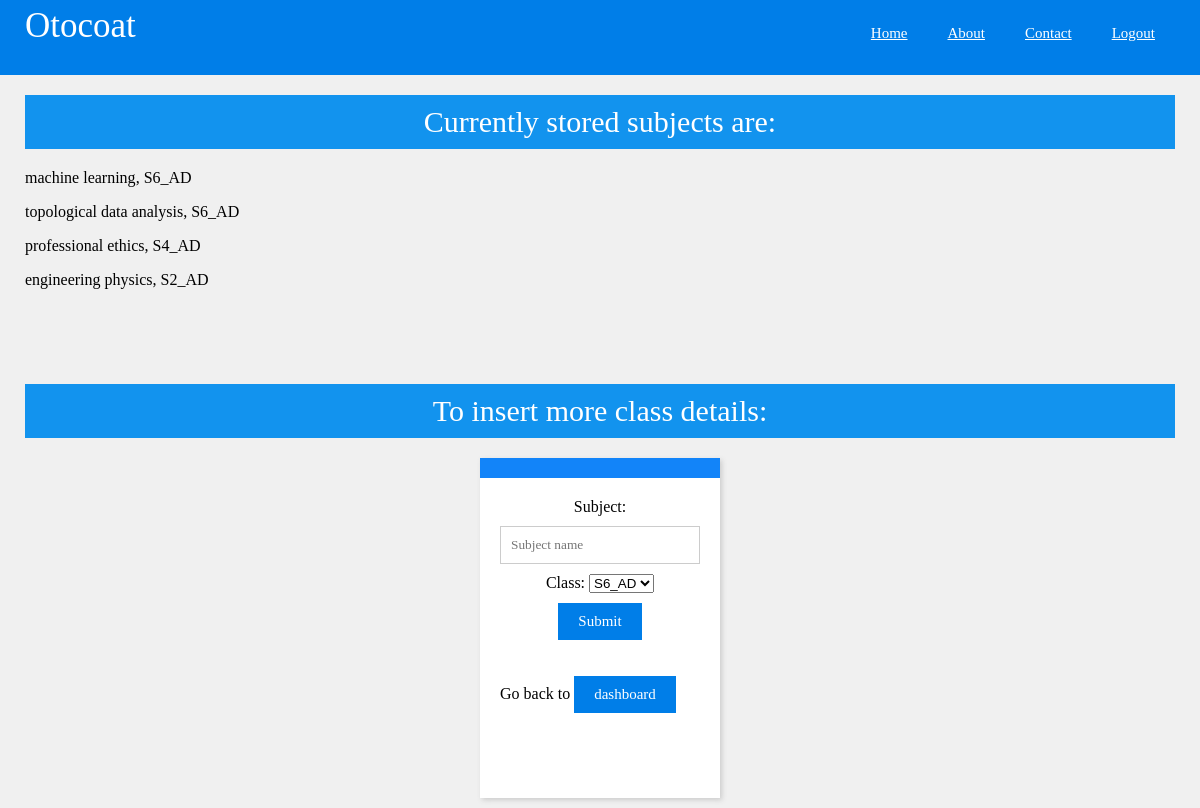
/subject (signed in), run on the app's committed database.
### models/subjects.py (models this page shows)
class Subjects(db.Model):
	theclass = db.Column(db.String, db.ForeignKey('classes.theclass'), primary_key = True)
	subject = db.Column(db.String, primary_key = True)
	assign_1 = db.relationship("Assignment_1", lazy = True)
	assign_2 = db.relationship("Assignment_2", lazy = True)
	endsem = db.relationship("Endsem", lazy = True)
	intern_1 = db.relationship("Internals_1", lazy = True)
	intern_2 = db.relationship("Internals_2", lazy = True)
	deta1 = db.relationship("Internals_1_details", lazy = True)
	deta2 = db.relationship("Assignment_1_details", lazy = True)
	deta3 = db.relationship("Internals_2_details", lazy = True)
	deta4 = db.relationship("Assignment_2_details", lazy = True)
	deta5 = db.relationship("Endsem_details", lazy = True)
	deta6 = db.relationship("Feedback", lazy = True)

### routes/subject.py (the view, shortened to what this page needs)
@subjects.route('/subject', methods = ["POST", "GET"])
@login_required
def subject():
	if request.method == "GET":
		rows = db.session.execute(db.select(Classes.theclass)).all()
		therows = []
		for i in rows:
			j = i[0]
			therows.append(j)
		arows = db.session.execute(db.select(Subjects.subject, Subjects.theclass)).all()
		return render_template('subject.html', alist = therows, subjectlist = arows)

### main.py (called while the page is built)
@lm.user_loader
def user_loader(email):
	theusers = db.session.execute(db.select(Users.email)).all()
	users = []
	for i in theusers:
		users.append(i[0])
	if email not in users:
		return
	user = Auser()
	user.id = email
	return user

### templates/subject.html (shortened to what this page needs)
<html>
	<head>
		<link rel = "stylesheet" type = "text/css" href = "/static/css/style.css">
	</head>
	<body>
		<div class=nav>
			<div class=margin>
				<h1>Otocoat</h1>
				<div class=link>
					<a href="/index" class=nl>Home</a>
					<a href="/about" class=nl>About</a>
					<a href="/contact" class=nl>Contact</a>
					<a href = "/logout" class = nl>Logout</a>
				</div>
			</div>
		</div>
		<div class=margin>
			<h5>Currently stored subjects are:</h5>
			{% for i in subjectlist %}
			<p>{{i[0]}}, {{i[1]}}</p>
			{% endfor %}
			<h5>To insert more class details:</h5>
			<center>
				<div class=j>
					<h3></h3>
			<form method = "post" autocomplete = "off">
				<div class = "TextBoxdiv">
					<label for = "sub">Subject: </label>
					<input type = "text" name = "name" placeholder = "Subject name" id = "sub">
				</div>
				<div class = "TextBoxdiv">
					<label for = "classes">Class: </label>
					<select id = "classes" name = "theclass">
						{% for i in alist %}
						<option value = "{{i}}">{{i}}</option>
						{% endfor %}
					</select>
				</div>
				<button>Submit</button>
			</form>
			<p>Go back to <a href = "/dash"><button>dashboard</button></a></p>
		</div>
	</body>
</html>

### static/css/style.css (style rules this page uses)
body { margin:0; font-family:"comic sans ms"; background:#f0f0f0; }
.nav { width:100%; z-index:100; position:fixed; background:#007ee8; top:0; height:75; }
.margin { width:1150; margin:auto; }
h1,h2,h3,h4,h5,h6 { font:lighter 25px "comic sans ms"; color:white; padding:0; margin:0; }
h1 { font-size:35; float:left; padding:6 0 0; }
.link { float:right; }
.nl { float:left; color:white; padding:25 20; }
a,img,button { transition:0.5s all ease; color:white; font-size:15; font-family:"comic sans ms"; }
button { background:#007ee8; border:none; padding:10 20 ; margin:10 0; }
h3 { background:#1284f9; padding:10 20; margin:-20 -20 20; }
p { text-align:justify; }
input,textarea { width:100%; padding:10; border:1px solid #ccc; margin:10 0; font-family:"Andika Basic"; }
h5 { background:#1293ee; padding:10 20; margin:95 0 20; font-size:30; text-align:center; }
.j { width:200; height:300; background:white; box-shadow:2px 2px 5px #ccc; padding:20; margin:20 10 10; float:center; }

### data on the page
Subjects: subject "machine learning", theclass "S6_AD"
Subjects: subject "topological data analysis", theclass "S6_AD"
Subjects: subject "professional ethics", theclass "S4_AD"
Subjects: subject "engineering physics", theclass "S2_AD"

### other printed values
form field theclass "S6_AD"
